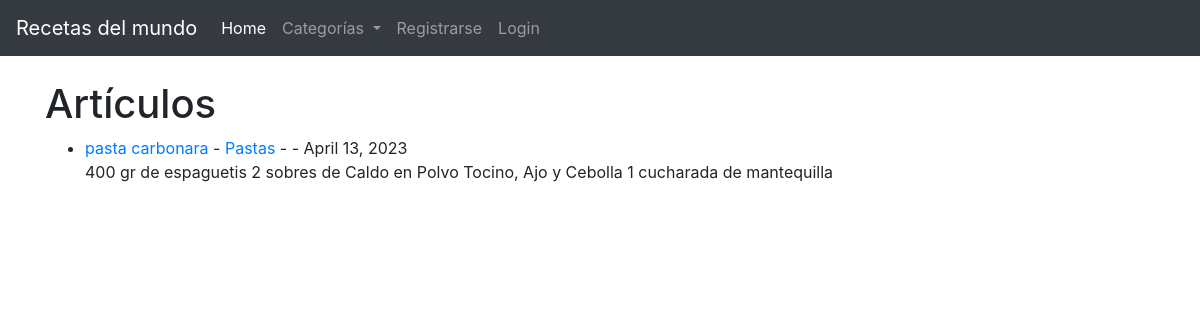
The page / on the database its author committed.
### myblog/models.py (models this page shows, shortened)
class Post(models.Model):
    titulo = models.CharField(max_length=50)
    titulo_tag = models.CharField(max_length=40, default="Travel Blog!")
    autor = models.ForeignKey(User, on_delete=models.CASCADE)
    cuerpo = models.TextField()
    fechapost = models.DateField(auto_now_add=True)
    categorias = models.CharField( max_length=15, default='EEUU')

### myblog/views.py (the view)
# urls.py: path('', HomeView.as_view(), name = "home"),
class HomeView(ListView):
    model = Post
    template_name = 'home.html'
    ordering = ['-fechapost']
    def get_context_data(self, *args, **kwargs):
        cat_menu = Categorias.objects.all()
        context = super(HomeView, self).get_context_data(*args, **kwargs)
        context['cat_menu'] = cat_menu
        return context

### myblog/models.py (called while the page is built)
    def __str__(self):
        return self.name

### myblog/templates/home.html (shortened to what this page needs)
{% extends 'base.html' %}
{% block contenido_cambia %}
<h1>Artículos</h1>
<ul>
{% for post in object_list %}
    <li><a href="{% url 'articulodetalle' post.pk %}"> {{ post.titulo }} <a/> - <a href="{% url 'categorias' post.categorias %}"> {{ post.categorias }}</a>
        - {{ post.autor.first_name }}
        - {{ post.fechapost }}
        <br/>
    {{ post.cuerpo | slice:"100" | safe }}</li>
{% endfor %}
</ul>
{% for post in object_list %}
    {{ item }} <br/>
{% endfor %}
{% endblock %}

### myblog/templates/base.html (shortened to what this page needs)
<!doctype html>
<html lang="en">
  <head>
    <link rel="stylesheet" href="https://cdn.jsdelivr.net/npm/bootstrap@4.4.1/dist/css/bootstrap.min.css">
  </head>
  <body>
  <nav class="navbar navbar-expand-lg navbar-dark bg-dark">
  <a class="navbar-brand" href="{% url 'home' %}">Recetas del mundo</a>
  <div class="collapse navbar-collapse" id="navbarSupportedContent">
    <ul class="navbar-nav mr-auto">
      <li class="nav-item active">
        <a class="nav-link" href="#">Home <span class="sr-only">(current)</span></a>
      </li>
      {% if cat_menu %}
      <li class="nav-item dropdown">
        <a class="nav-link dropdown-toggle" href="#" id="navbarDropdown" role="button" data-toggle="dropdown" aria-haspopup="true" aria-expanded="false">
          Categorías
        </a>
      </li>
      {% endif %}
      {% if user.is_authenticated %}
      </li>
      <li class="nav-item">
        <a class="nav-link" href="{% url 'agregar_post' %}">Agregar Artículo</a>
      </li>
      <li class="nav-item">
        <a class="nav-link" href="{% url 'logout' %}">Logout</a>
      </li>
      {% else %}
      <li class="nav-item">
        <a class="nav-link" href="{% url 'registro' %}">Registrarse</a>
      </li>
      <li class="nav-item">
        <a class="nav-link" href="{% url 'login' %}">Login</a>
      </li>
      {% endif %}
    </ul>
  </div>
</nav>
  <div class = "container">
    <br/>
    {% block contenido_cambia %}
    {% endblock %}
  </div>
  </body>
</html>

### rows shown on the page
Post: titulo "pasta carbonara", categorias "Pastas", fechapost "April 13, 2023", cuerpo "400 gr de espaguetis 2 sobres de Caldo en Polvo Tocino, Ajo y Cebolla 1 cucharada de mantequilla"
